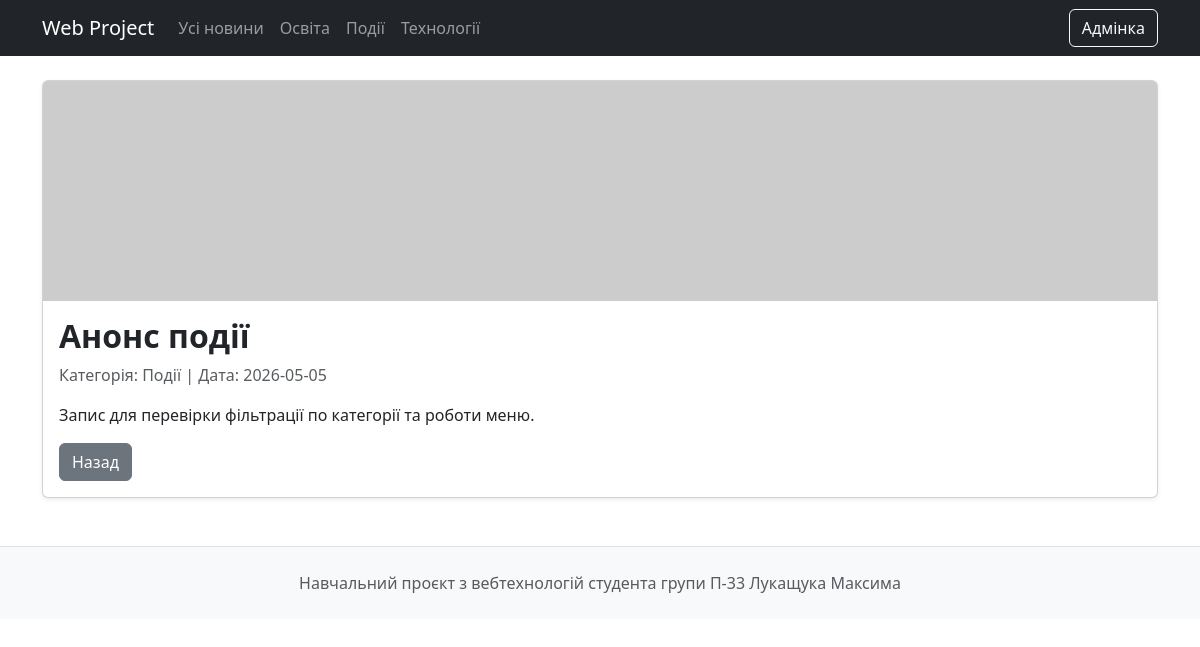
Page /post.php?post_id=3 on the committed database.
### tables this page shows
CREATE TABLE IF NOT EXISTS categories (
    id INT AUTO_INCREMENT PRIMARY KEY,
    name VARCHAR(120) NOT NULL UNIQUE
);

CREATE TABLE IF NOT EXISTS news (
    id INT AUTO_INCREMENT PRIMARY KEY,
    title VARCHAR(255) NOT NULL,
    content TEXT NOT NULL,
    image VARCHAR(500) NOT NULL,
    category_id INT NOT NULL,
    published_at DATE NOT NULL,
    CONSTRAINT fk_news_category FOREIGN KEY (category_id) REFERENCES categories(id) ON DELETE RESTRICT ON UPDATE CASCADE
);

### function.php (called while the page is built, shortened)
<?php
require_once __DIR__ . '/conf.php';
function e(string $value): string {
    return htmlspecialchars($value, ENT_QUOTES, 'UTF-8');
}
function get_categories(): array {
    global $conn;
    $sql = 'SELECT id, name FROM categories ORDER BY name';
    $result = mysqli_query($conn, $sql);
    return $result ? mysqli_fetch_all($result, MYSQLI_ASSOC) : [];
}
function get_post_by_id(int $postId): ?array {
    global $conn;
    $sql = 'SELECT n.*, c.name AS category_name
            FROM news n
            LEFT JOIN categories c ON c.id = n.category_id
            WHERE n.id = ? LIMIT 1';
    $stmt = mysqli_prepare($conn, $sql);
    mysqli_stmt_bind_param($stmt, 'i', $postId);
    mysqli_stmt_execute($stmt);
    $result = mysqli_stmt_get_result($stmt);
    $post = mysqli_fetch_assoc($result);
    return $post ?: null;
}

### post.php (the view, shortened to what this page needs)
<?php
require_once 'header.php';
$postId = $_GET['post_id'] ?? '';
$post = get_post_by_id((int)$postId);
?>
<div class="container">
    <div class="card shadow-sm">
        <img src="<?= e($post['image']); ?>" class="card-img-top post-image" alt="Зображення новини">
        <div class="card-body">
            <h2 class="card-title"><?= e($post['title']); ?></h2>
            <p class="text-muted">Категорія: <?= e($post['category_name'] ?? 'Без категорії'); ?> | Дата: <?= e($post['published_at']); ?></p>
            <p class="card-text"><?= nl2br(e($post['content'])); ?></p>
            <a href="index.php" class="btn btn-secondary">Назад</a>
        </div>
    </div>
</div>
<?php require_once 'footer.php'; ?>

### header.php (shortened to what this page needs)
<?php
require_once __DIR__ . '/function.php';
$categories = get_categories();
?>
<!doctype html>
<html lang="uk">
<head>
    <link href="https://cdn.jsdelivr.net/npm/bootstrap@5.3.3/dist/css/bootstrap.min.css" rel="stylesheet">
    <link rel="stylesheet" href="css/main.css">
</head>
<body>
<nav class="navbar navbar-expand-lg navbar-dark bg-dark mb-4">
    <div class="container">
        <a class="navbar-brand" href="index.php">Web Project</a>
        <div class="collapse navbar-collapse" id="menuNav">
            <ul class="navbar-nav me-auto mb-2 mb-lg-0">
                <li class="nav-item"><a class="nav-link" href="index.php">Усі новини</a></li>
                <?php foreach ($categories as $category): ?>
                    <li class="nav-item">
                        <a class="nav-link" href="category.php?category_id=<?= (int)$category['id']; ?>"><?= e($category['name']); ?></a>
                    </li>
                <?php endforeach; ?>
            </ul>
            <a class="btn btn-outline-light" href="login/index.php">Адмінка</a>
        </div>
    </div>
</nav>

### css/main.css (style rules this page uses)
.card-title { font-weight: 600; }

### rows in the picture
categories: name "Освіта"
categories: name "Події"
categories: name "Технології"
news: title "Анонс події", category.name "Події", published_at "2026-05-05", content "Запис для перевірки фільтрації по категорії та роботи меню."
